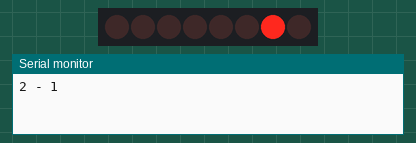
This sketch was run on a simulated Arduino Uno, built with avr-gcc and run on an emulated ATmega328P. On the bench: 8 shift-register outputs drawn as a row of LEDs (first output left, lit = HIGH), the last lines printed to the serial monitor. Wiring (inferred from the names in the program): shift register (74HC595): data pin 2; shift clock pin 3; latch pin 4. Wiring (inferred from the signals the program sends): row of LEDs: on Q0, Q1, Q2, Q3, Q4, Q5, Q6, Q7.

Above: at 0.5 s.
At 2.5 s:
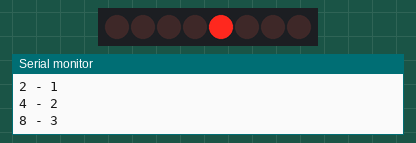
At 3.5 s:
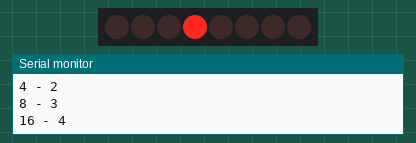
At 4.5 s:
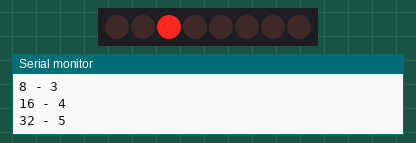
At 6.5 s:
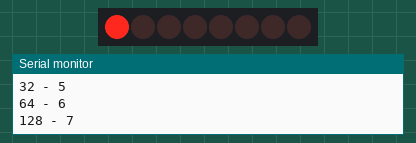
At 9.5 s:
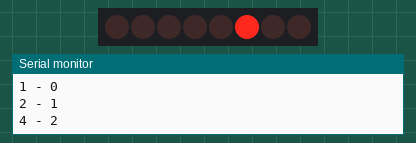
Timing chart, 0 to 10.4 s (numbered marks = the images above):
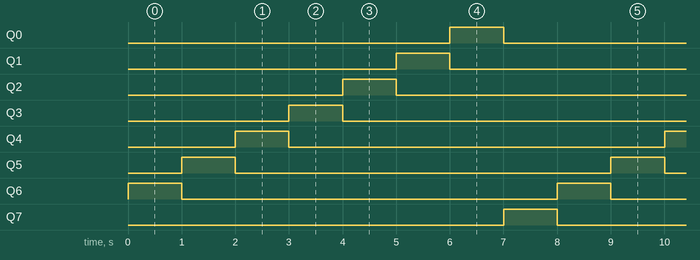

Measured:
- by itself, Q0–7: alternates HIGH for 1.0 s and LOW for 7.0 s
- by itself, everything shown: repeats every 8.0 s, in 8 steps

The sketch:

74HC595-led-control.ino
```cpp
int latchPin = 4;
int clockPin = 3;
int dataPin = 2;
byte leds = 0;
int currentLED = 0;

void setup()
{
    pinMode(latchPin, OUTPUT);
    pinMode(dataPin, OUTPUT);
    pinMode(clockPin, OUTPUT);
    Serial.begin(9600);

    leds = 0;
}

void loop()
{
    leds = 0;

    if (currentLED == 7)
    {
        currentLED = 0;
    }
    else
    {
        currentLED++;
    }

    bitSet(leds, currentLED);

Serial.print(leds);
Serial.print(" - ");
Serial.print(currentLED);
Serial.print("\n");

    digitalWrite(latchPin, LOW);
    shiftOut(dataPin, clockPin, LSBFIRST, leds);
    digitalWrite(latchPin, HIGH);

    delay(1000);
}
```
